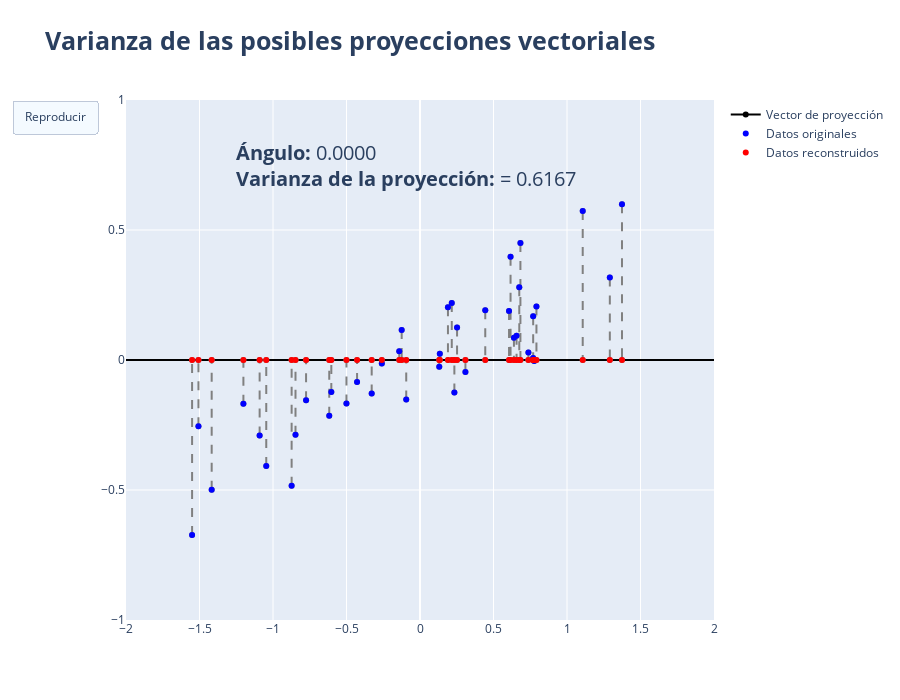

This figure's notebook cell:
### Markdown cell above
En álgebra lineal, la proyección $proj_{\vec{v}} \vec{x}$ de un vector $\vec{x}$ en otro vector $\vec{v}$ se puede obtener mediante operaciones vectoriales:

$$proj_{\vec{v}} \vec{x} = c \vec{v}$$

con $c$ igual a:

$$c = \frac{\vec{v} \cdot \vec{x}}{||\vec{v}||^2}$$

$c$ es un escalar que refleja el punto de la proyección de $\vec{x}$ sobre $\vec{v}$. Este valor se puede interpretar como una representación de 1 dimensión sobre el vector $\vec{v}$.

Vamos a inspeccionar gráficamente algunas posibles proyecciones:

### Code cell
#@title
#@markdown **Animación:** Ejecute esta celda para ver un ejemplo de proyección de un conjunto de datos de 2 dimensiones a un vector de 1 dimensión, con un registro de la varianza del vector resultante. Oprima el botón **'Reproducir'** para iniciar la animación.
def unit_vector(angle):
  return np.array([np.cos(angle), np.sin(angle)])

n = 120
angles = np.linspace(0, np.pi, n)
projs = []

frames_data = []
for i in range(n):
    angle = angles[i] # Ángulo entre 0 y pi.
    v = unit_vector(angle) # Vector sobre el cual se realizará la proyección.
    c = X.dot(v.reshape(-1,1))/(np.linalg.norm(v)**2) # Se calcula c con operación vectoriales de NumPy.
    Xp = c * v # Valor en dos dimensiones con la posición de la proyección del vector.
    frames_data.append( (Xp, angle, v, c))


Xp0, angle0, v0, c0 = frames_data[0]

fig = go.Figure(
    data = [
        go.Scatter(x = [-10* v0[0], 10* v0[0]], y = [-10 * v0[1], 10 * v0[1]], name = 'Vector de proyección', marker = dict(color = 'black'),
                   text = angle0),
        go.Scatter(x = [ -1.25], y = [ 0.75], text = f"<b>Ángulo:</b> {angle0:.4f}", textfont = dict(size = 20), textposition = 'top right',
                   showlegend= False, mode = 'text'),
        go.Scatter(x = [ -1.25], y = [ 0.65], text = f"<b>Varianza de la proyección:</b> = {np.var(c0):.4f}", textposition = 'top right',
                   textfont = dict(size = 20), showlegend= False, mode = 'text'),
            *[go.Scatter(x = [X[i, 0], Xp0[i, 0]], y = [X[i, 1], Xp0[i, 1]], line = dict(dash = 'dash'), showlegend= False,
                         marker = dict(color = 'grey')) for i in range(len(X))],
        go.Scatter(x = X[:,0], y= X[:,1], mode = 'markers', name = 'Datos originales', marker = dict(color = 'blue')),
        go.Scatter(x = Xp0[:,0], y= Xp0[:,1], mode = 'markers', name = 'Datos reconstruidos', marker = dict(color = 'red'))
        ],

    layout= go.Layout(
        height = 700,
        width = 900,
        xaxis=dict(range=[-2, 2], autorange=False),
        yaxis=dict(range=[-1, 1], autorange=False),
        title= dict(text = "<b>Varianza de las posibles proyecciones vectoriales</b>", font = dict(size = 25), xanchor = 'left'),
        updatemenus=[dict(
            type="buttons",
            buttons=[dict(label="Reproducir",
                          method="animate",
                          args=[None,  dict(frame = dict(duration = 50, redraw = False))]
                          )])]
    ),
    frames  = [go.Frame(
        data = [
        go.Scatter(x = [-10* v[0], 10* v[0]], y = [-10 * v[1], 10 * v[1]], name = 'Vector de proyección', marker = dict(color = 'black')),
        go.Scatter(x = [ -1.25], y = [ 0.75], text = f"<b>Ángulo:</b> {angle:.4f}", textfont = dict(size = 20),
                   textposition = 'top right',
                   showlegend= False, mode = 'text'),
        go.Scatter(x = [ -1.25], y = [ 0.65], text = f"<b>Varianza de la proyección:</b> = {np.var(c):.4f}", textposition = 'top right',
                   textfont = dict(size = 20), showlegend= False, mode = 'text'),
                *[go.Scatter(x = [X[i, 0], Xp[i, 0]], y = [X[i, 1], Xp[i, 1]], line = dict(dash = 'dash'), showlegend= False,
                             marker = dict(color = 'grey')) for i in range(len(X))],
        go.Scatter(x = X[:,0], y= X[:,1], mode = 'markers', name = 'Datos originales', marker = dict(color = 'blue')),
        go.Scatter(x = Xp[:,0], y= Xp[:,1], mode = 'markers', name = 'Datos reconstruidos', marker = dict(color = 'red'))
                ]) for Xp, angle, v, c in frames_data]
)

fig.show()

### Figure 1 — Plotly figure (JSON) as saved in the notebook; plotly's stock layout.template omitted (floating-point values rounded to 4 significant figures)
{"data": [{"marker": {"color": "black"}, "name": "Vector de proyección", "text": "0.0", "type": "scatter", "x": [-10, 10], "y": [0, 0]}, {"mode": "text", "showlegend": false, "text": "<b>Ángulo:</b> 0.0000", "textfont": {"size": 20}, "textposition": "top right", "type": "scatter", "x": [-1.25], "y": [0.75]}, {"mode": "text", "showlegend": false, "text": "<b>Varianza de la proyección:</b> = 0.6167", "textfont": {"size": 20}, "textposition": "top right", "type": "scatter", "x": [-1.25], "y": [0.65]}, {"line": {"dash": "dash"}, "marker": {"color": "grey"}, "showlegend": false, "type": "scatter", "x": [-0.847, -0.847], "y": [-0.2879, 0]}, {"line": {"dash": "dash"}, "marker": {"color": "grey"}, "showlegend": false, "type": "scatter", "x": [0.6832, 0.6832], "y": [0.4496, 0]}, {"line": {"dash": "dash"}, "marker": {"color": "grey"}, "showlegend": false, "type": "scatter", "x": [0.309, 0.309], "y": [-0.04651, 0]}, {"line": {"dash": "dash"}, "marker": {"color": "grey"}, "showlegend": false, "type": "scatter", "x": [-1.507, -1.507], "y": [-0.2548, 0]}, {"line": {"dash": "dash"}, "marker": {"color": "grey"}, "showlegend": false, "type": "scatter", "x": [0.7766, 0.7766], "y": [-0.004049, 0]}, {"line": {"dash": "dash"}, "marker": {"color": "grey"}, "showlegend": false, "type": "scatter", "x": [1.107, 1.107], "y": [0.5729, 0]}, {"line": {"dash": "dash"}, "marker": {"color": "grey"}, "showlegend": false, "type": "scatter", "x": [0.1311, 0.1311], "y": [-0.0256, 0]}, {"line": {"dash": "dash"}, "marker": {"color": "grey"}, "showlegend": false, "type": "scatter", "x": [0.2521, 0.2521], "y": [0.1246, 0]}, {"line": {"dash": "dash"}, "marker": {"color": "grey"}, "showlegend": false, "type": "scatter", "x": [0.7374, 0.7374], "y": [0.02895, 0]}, {"line": {"dash": "dash"}, "marker": {"color": "grey"}, "showlegend": false, "type": "scatter", "x": [-1.201, -1.201], "y": [-0.1687, 0]}, {"line": {"dash": "dash"}, "marker": {"color": "grey"}, "showlegend": false, "type": "scatter", "x": [-1.046, -1.046], "y": [-0.4074, 0]}, {"line": {"dash": "dash"}, "marker": {"color": "grey"}, "showlegend": false, "type": "scatter", "x": [-0.5003, -0.5003], "y": [-0.1676, 0]}, {"line": {"dash": "dash"}, "marker": {"color": "grey"}, "showlegend": false, "type": "scatter", "x": [0.2338, 0.2338], "y": [-0.125, 0]}, {"line": {"dash": "dash"}, "marker": {"color": "grey"}, "showlegend": false, "type": "scatter", "x": [-0.1246, -0.1246], "y": [0.1153, 0]}, {"line": {"dash": "dash"}, "marker": {"color": "grey"}, "showlegend": false, "type": "scatter", "x": [0.4439, 0.4439], "y": [0.1917, 0]}, {"line": {"dash": "dash"}, "marker": {"color": "grey"}, "showlegend": false, "type": "scatter", "x": [0.2161, 0.2161], "y": [0.2194, 0]}, {"line": {"dash": "dash"}, "marker": {"color": "grey"}, "showlegend": false, "type": "scatter", "x": [0.1348, 0.1348], "y": [0.02438, 0]}, {"line": {"dash": "dash"}, "marker": {"color": "grey"}, "showlegend": false, "type": "scatter", "x": [0.7921, 0.7921], "y": [0.2057, 0]}, {"line": {"dash": "dash"}, "marker": {"color": "grey"}, "showlegend": false, "type": "scatter", "x": [-1.091, -1.091], "y": [-0.2902, 0]}, {"line": {"dash": "dash"}, "marker": {"color": "grey"}, "showlegend": false, "type": "scatter", "x": [1.291, 1.291], "y": [0.3169, 0]}, {"line": {"dash": "dash"}, "marker": {"color": "grey"}, "showlegend": false, "type": "scatter", "x": [0.657, 0.657], "y": [0.09321, 0]}, {"line": {"dash": "dash"}, "marker": {"color": "grey"}, "showlegend": false, "type": "scatter", "x": [-0.09368, -0.09368], "y": [-0.152, 0]}, {"line": {"dash": "dash"}, "marker": {"color": "grey"}, "showlegend": false, "type": "scatter", "x": [0.6391, 0.6391], "y": [0.08583, 0]}, {"line": {"dash": "dash"}, "marker": {"color": "grey"}, "showlegend": false, "type": "scatter", "x": [-0.4281, -0.4281], "y": [-0.08489, 0]}, {"line": {"dash": "dash"}, "marker": {"color": "grey"}, "showlegend": false, "type": "scatter", "x": [0.6754, 0.6754], "y": [0.2801, 0]}, {"line": {"dash": "dash"}, "marker": {"color": "grey"}, "showlegend": false, "type": "scatter", "x": [0.616, 0.616], "y": [0.3974, 0]}, {"line": {"dash": "dash"}, "marker": {"color": "grey"}, "showlegend": false, "type": "scatter", "x": [1.374, 1.374], "y": [0.5988, 0]}, {"line": {"dash": "dash"}, "marker": {"color": "grey"}, "showlegend": false, "type": "scatter", "x": [-0.8733, -0.8733], "y": [-0.4841, 0]}, {"line": {"dash": "dash"}, "marker": {"color": "grey"}, "showlegend": false, "type": "scatter", "x": [-1.417, -1.417], "y": [-0.4987, 0]}, {"line": {"dash": "dash"}, "marker": {"color": "grey"}, "showlegend": false, "type": "scatter", "x": [-0.6173, -0.6173], "y": [-0.2145, 0]}, {"line": {"dash": "dash"}, "marker": {"color": "grey"}, "showlegend": false, "type": "scatter", "x": [-0.2598, -0.2598], "y": [-0.01366, 0]}, {"line": {"dash": "dash"}, "marker": {"color": "grey"}, "showlegend": false, "type": "scatter", "x": [0.1901, 0.1901], "y": [0.2028, 0]}, {"line": {"dash": "dash"}, "marker": {"color": "grey"}, "showlegend": false, "type": "scatter", "x": [-0.1411, -0.1411], "y": [0.03338, 0]}, {"line": {"dash": "dash"}, "marker": {"color": "grey"}, "showlegend": false, "type": "scatter", "x": [-1.55, -1.55], "y": [-0.6733, 0]}, {"line": {"dash": "dash"}, "marker": {"color": "grey"}, "showlegend": false, "type": "scatter", "x": [-0.775, -0.775], "y": [-0.1547, 0]}, {"line": {"dash": "dash"}, "marker": {"color": "grey"}, "showlegend": false, "type": "scatter", "x": [0.6057, 0.6057], "y": [0.1884, 0]}, {"line": {"dash": "dash"}, "marker": {"color": "grey"}, "showlegend": false, "type": "scatter", "x": [0.7694, 0.7694], "y": [0.007786, 0]}, {"line": {"dash": "dash"}, "marker": {"color": "grey"}, "showlegend": false, "type": "scatter", "x": [0.7698, 0.7698], "y": [0.1685, 0]}, {"line": {"dash": "dash"}, "marker": {"color": "grey"}, "showlegend": false, "type": "scatter", "x": [-0.3287, -0.3287], "y": [-0.1292, 0]}, {"line": {"dash": "dash"}, "marker": {"color": "grey"}, "showlegend": false, "type": "scatter", "x": [-0.6033, -0.6033], "y": [-0.1228, 0]}, {"marker": {"color": "blue"}, "mode": "markers", "name": "Datos originales", "type": "scatter", "x": [-0.847, 0.6832, 0.309, -1.507, 0.7766, 1.107, 0.1311, 0.2521, 0.7374, -1.201, -1.046, -0.5003, 0.2338, -0.1246, 0.4439, 0.2161, 0.1348, 0.7921, -1.091, 1.291, 0.657, -0.09368, 0.6391, -0.4281, 0.6754, 0.616, 1.374, -0.8733, -1.417, -0.6173, -0.2598, 0.1901, -0.1411, -1.55, -0.775, 0.6057, 0.7694, 0.7698, -0.3287, -0.6033], "y": [-0.2879, 0.4496, -0.04651, -0.2548, -0.004049, 0.5729, -0.0256, 0.1246, 0.02895, -0.1687, -0.4074, -0.1676, -0.125, 0.1153, 0.1917, 0.2194, 0.02438, 0.2057, -0.2902, 0.3169, 0.09321, -0.152, 0.08583, -0.08489, 0.2801, 0.3974, 0.5988, -0.4841, -0.4987, -0.2145, -0.01366, 0.2028, 0.03338, -0.6733, -0.1547, 0.1884, 0.007786, 0.1685, -0.1292, -0.1228]}, {"marker": {"color": "red"}, "mode": "markers", "name": "Datos reconstruidos", "type": "scatter", "x": [-0.847, 0.6832, 0.309, -1.507, 0.7766, 1.107, 0.1311, 0.2521, 0.7374, -1.201, -1.046, -0.5003, 0.2338, -0.1246, 0.4439, 0.2161, 0.1348, 0.7921, -1.091, 1.291, 0.657, -0.09368, 0.6391, -0.4281, 0.6754, 0.616, 1.374, -0.8733, -1.417, -0.6173, -0.2598, 0.1901, -0.1411, -1.55, -0.775, 0.6057, 0.7694, 0.7698, -0.3287, -0.6033], "y": [0, 0, 0, 0, 0, 0, 0, 0, 0, 0, 0, 0, 0, 0, 0, 0, 0, 0, 0, 0, 0, 0, 0, 0, 0, 0, 0, 0, 0, 0, 0, 0, 0, 0, 0, 0, 0, 0, 0, 0]}], "layout": {"height": 700, "title": {"font": {"size": 25}, "text": "<b>Varianza de las posibles proyecciones vectoriales</b>", "xanchor": "left"}, "updatemenus": [{"buttons": [{"args": [null, {"frame": {"duration": 50, "redraw": false}}], "label": "Reproducir", "method": "animate"}], "type": "buttons"}], "width": 900, "xaxis": {"autorange": false, "range": [-2, 2]}, "yaxis": {"autorange": false, "range": [-1, 1]}}}
